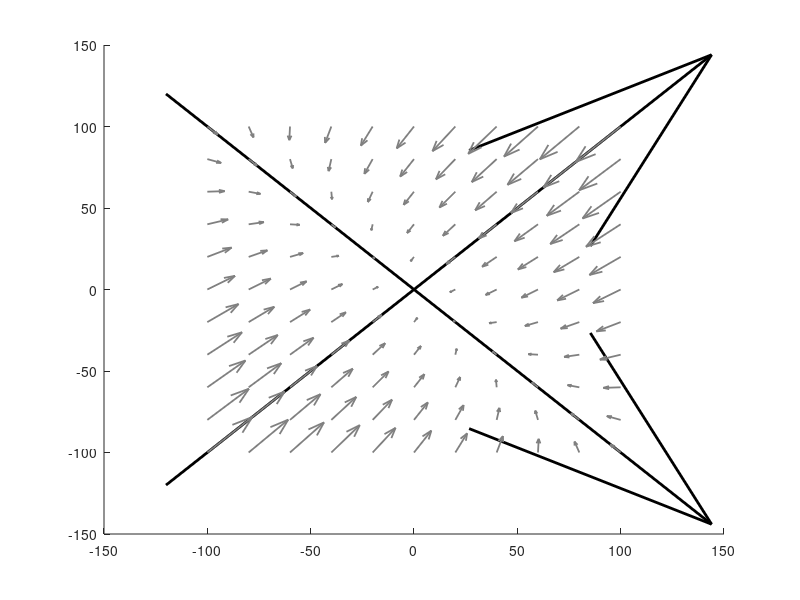
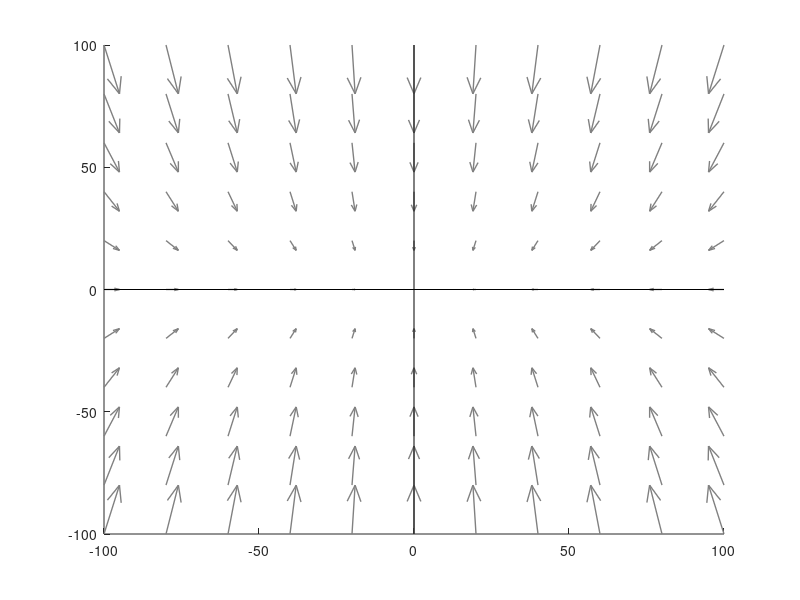

Source code (MATLAB) for these figures, in order: (Note: this script raises an error after producing the figures.)
[X,Y] = meshgrid(-100:20:100,-100:20:100);
 figure;
 %figure;quiver(X,Y,-1*X,-3*Y,1.5,'Color',[0.5,0.5,0.5])
 
%[a,b]=eig([-1.6,-1;-1,-1.6])
%hold on; line([-20,20],[-20,20],'Color','k','LineStyle','--','LineWidth',2)
hold on; quiver([-120],[-120],240,240,1.1,'Color',[0,0,0],'LineWidth',2)
%hold on; line([-20,20],[20,-20],'Color','k','LineStyle','--','LineWidth',2)
hold on; quiver([-120],[120],240,-240,1.1,'Color',[0.,0,0],'LineWidth',2)

%hold on;quiver(X,Y,-1.6*X-1*Y,-1*X-1.6*Y,1.6,'Color',[0.5,0.5,0.5],'LineWidth',0.5);
hold on;quiver(X,Y,-1.6*X-1*Y,-1*X-1.6*Y,1.2,'Color',[0.5,0.5,0.5],'LineWidth',1.3);
%%
[X,Y] = meshgrid(-100:20:100,-100:20:100);
figure;
hold on;quiver(X,Y,-1*X,-4*Y,0.8,'Color',[0.5,0.5,0.5],'LineWidth',1);
hold on; line([0,0],[-100,100],'Color','k','LineStyle','-','LineWidth',0.7)
hold on; line([-100,100],[0 0],'Color','k','LineStyle','-','LineWidth',0.7)

f=gcf;
f.Children.XTick = [];
f.Children.YTick = [];
set(f,'Color','w')
%%
figure;plot(0:0.01:1,exp(-5*(0:0.01:1)))
hold on;plot(0:0.01:1,exp(-20*(0:0.01:1)))
f=gcf;
f.Children.XTick = [];
f.Children.YTick = [];
set(f,'Color','w')
box('off')